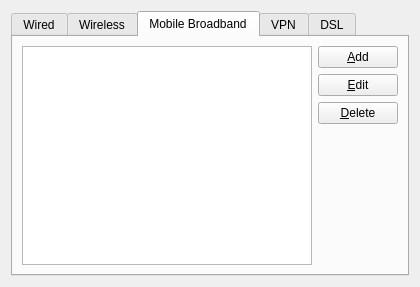
<ui version="4.0" >
 <class>ConnectionEditor</class>
 <widget class="QWidget" name="ConnectionEditor" >
  <property name="geometry" >
   <rect>
    <x>0</x>
    <y>0</y>
    <width>420</width>
    <height>287</height>
   </rect>
  </property>
  <property name="windowTitle" >
   <string>Form</string>
  </property>
  <layout class="QVBoxLayout" name="verticalLayout_2" >
   <item>
    <widget class="QTabWidget" name="tabWidget" >
     <property name="currentIndex" >
      <number>2</number>
     </property>
     <widget class="QWidget" name="tab" >
      <attribute name="title" >
       <string>Wired</string>
      </attribute>
      <layout class="QHBoxLayout" name="horizontalLayout" >
       <item>
        <widget class="QListWidget" name="wiredList" />
       </item>
       <item>
        <layout class="QVBoxLayout" name="verticalLayout" >
         <item>
          <widget class="QPushButton" name="addWired" >
           <property name="text" >
            <string>&amp;Add</string>
           </property>
          </widget>
         </item>
         <item>
          <widget class="QPushButton" name="editWired" >
           <property name="text" >
            <string>&amp;Edit</string>
           </property>
          </widget>
         </item>
         <item>
          <widget class="QPushButton" name="deleteWired" >
           <property name="text" >
            <string>&amp;Delete</string>
           </property>
          </widget>
         </item>
         <item>
          <spacer name="verticalSpacer" >
           <property name="orientation" >
            <enum>Qt::Vertical</enum>
           </property>
           <property name="sizeHint" stdset="0" >
            <size>
             <width>20</width>
             <height>40</height>
            </size>
           </property>
          </spacer>
         </item>
        </layout>
       </item>
      </layout>
     </widget>
     <widget class="QWidget" name="tab_2" >
      <attribute name="title" >
       <string>Wireless</string>
      </attribute>
      <layout class="QHBoxLayout" name="horizontalLayout_2" >
       <item>
        <widget class="QListWidget" name="listWireless" />
       </item>
       <item>
        <layout class="QVBoxLayout" name="verticalLayout_3" >
         <item>
          <widget class="QPushButton" name="addWireless" >
           <property name="text" >
            <string>&amp;Add</string>
           </property>
          </widget>
         </item>
         <item>
          <widget class="QPushButton" name="editWireless" >
           <property name="text" >
            <string>&amp;Edit</string>
           </property>
          </widget>
         </item>
         <item>
          <widget class="QPushButton" name="deleteWireless" >
           <property name="text" >
            <string>&amp;Delete</string>
           </property>
          </widget>
         </item>
         <item>
          <spacer name="verticalSpacer" >
           <property name="orientation" >
            <enum>Qt::Vertical</enum>
           </property>
           <property name="sizeHint" stdset="0" >
            <size>
             <width>20</width>
             <height>40</height>
            </size>
           </property>
          </spacer>
         </item>
        </layout>
       </item>
      </layout>
     </widget>
     <widget class="QWidget" name="tab_3" >
      <attribute name="title" >
       <string>Mobile Broadband</string>
      </attribute>
      <layout class="QHBoxLayout" name="horizontalLayout_3" >
       <item>
        <widget class="QListWidget" name="listMobile" />
       </item>
       <item>
        <layout class="QVBoxLayout" name="verticalLayout_4" >
         <item>
          <widget class="QPushButton" name="addMobile" >
           <property name="text" >
            <string>&amp;Add</string>
           </property>
          </widget>
         </item>
         <item>
          <widget class="QPushButton" name="editMobile" >
           <property name="text" >
            <string>&amp;Edit</string>
           </property>
          </widget>
         </item>
         <item>
          <widget class="QPushButton" name="deleteMobile" >
           <property name="text" >
            <string>&amp;Delete</string>
           </property>
          </widget>
         </item>
         <item>
          <spacer name="verticalSpacer" >
           <property name="orientation" >
            <enum>Qt::Vertical</enum>
           </property>
           <property name="sizeHint" stdset="0" >
            <size>
             <width>20</width>
             <height>40</height>
            </size>
           </property>
          </spacer>
         </item>
        </layout>
       </item>
      </layout>
     </widget>
     <widget class="QWidget" name="tab_4" >
      <attribute name="title" >
       <string>VPN</string>
      </attribute>
      <layout class="QHBoxLayout" name="horizontalLayout_4" >
       <item>
        <widget class="QListWidget" name="listVpn" />
       </item>
       <item>
        <layout class="QVBoxLayout" name="verticalLayout_5" >
         <item>
          <widget class="QPushButton" name="addVpn" >
           <property name="text" >
            <string>&amp;Add</string>
           </property>
          </widget>
         </item>
         <item>
          <widget class="QPushButton" name="editVpn" >
           <property name="text" >
            <string>&amp;Edit</string>
           </property>
          </widget>
         </item>
         <item>
          <widget class="QPushButton" name="deleteVpn" >
           <property name="text" >
            <string>&amp;Delete</string>
           </property>
          </widget>
         </item>
         <item>
          <spacer name="verticalSpacer" >
           <property name="orientation" >
            <enum>Qt::Vertical</enum>
           </property>
           <property name="sizeHint" stdset="0" >
            <size>
             <width>20</width>
             <height>40</height>
            </size>
           </property>
          </spacer>
         </item>
        </layout>
       </item>
      </layout>
     </widget>
     <widget class="QWidget" name="tab_5" >
      <attribute name="title" >
       <string>DSL</string>
      </attribute>
      <layout class="QHBoxLayout" name="horizontalLayout_5" >
       <item>
        <widget class="QListWidget" name="listDsl" />
       </item>
       <item>
        <layout class="QVBoxLayout" name="verticalLayout_6" >
         <item>
          <widget class="QPushButton" name="addDsl" >
           <property name="text" >
            <string>&amp;Add</string>
           </property>
          </widget>
         </item>
         <item>
          <widget class="QPushButton" name="editDsl" >
           <property name="text" >
            <string>&amp;Edit</string>
           </property>
          </widget>
         </item>
         <item>
          <widget class="QPushButton" name="deleteDsl" >
           <property name="text" >
            <string>&amp;Delete</string>
           </property>
          </widget>
         </item>
         <item>
          <spacer name="verticalSpacer" >
           <property name="orientation" >
            <enum>Qt::Vertical</enum>
           </property>
           <property name="sizeHint" stdset="0" >
            <size>
             <width>20</width>
             <height>40</height>
            </size>
           </property>
          </spacer>
         </item>
        </layout>
       </item>
      </layout>
     </widget>
    </widget>
   </item>
  </layout>
 </widget>
 <resources/>
 <connections/>
</ui>
